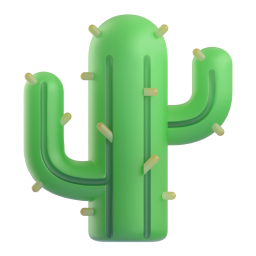
#> input picture images/cactus.png, 256 x 256 px
$ python -i generate_extra_icons.py   (imports and definitions only)
#> lines starting #> are read from the running program, lines starting #| are printed output that depends on the picture; after the words box and inside, x2 and y2 are one past the last pixel; in counts of white or black regions, pixels touching at a corner belong together
#> further down, picture is the input picture: PIL image 256x256 RGBA; mean R, G, B, A 44.7, 77, 43.6, 107.3
"""Draw the two picture-riddle icons Fluent Emoji doesn't have: Eiffel Tower and a snowboard.
Matches the glossy rounded style of the downloaded Fluent Emoji 3D assets."""
import math
from PIL import Image, ImageDraw, ImageFilter

S = 512  # supersample, downscale at the end for smooth edges
OUT = "/home/user/DalleWJ/images"


def new_canvas():
    return Image.new("RGBA", (S, S), (0, 0, 0, 0))


# [8 lines left out: function vgrad, not called in this run]


def soft_shadow(mask_img, blur=14, offset=(0, 10), alpha=90):
#> called with blur = 14, offset = (0, 10), alpha = 90
    shadow = Image.new("RGBA", mask_img.size, (0, 0, 0, 0))
#> shadow: PIL image 256x256 RGBA; every value is 0
    alpha_ch = mask_img.split()[3].point(lambda a: alpha if a > 0 else 0)
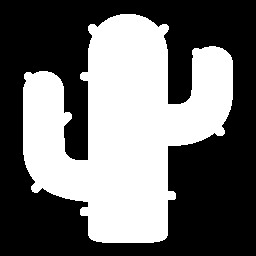
#> alpha_ch: PIL image 256x256 L; values 0 (black) and 90 (white), 43% white; 1 white region, box (x1, y1, x2, y2) and area: (23, 14, 233, 243) 28185
    shadow.putalpha(alpha_ch)
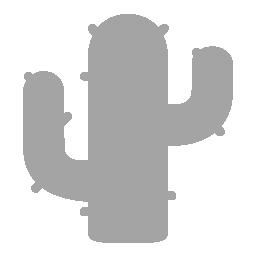
#> shadow: PIL image 256x256 RGBA; mean R, G, B, A 0, 0, 0, 38.7; transparent parts drawn white
    shadow = shadow.filter(ImageFilter.GaussianBlur(blur))
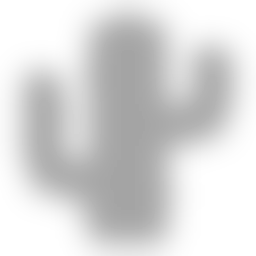
#> shadow: PIL image 256x256 RGBA; mean R, G, B, A 0, 0, 0, 38.5; transparent parts drawn white
    base = Image.new("RGBA", mask_img.size, (0, 0, 0, 0))
    base.alpha_composite(shadow, offset)
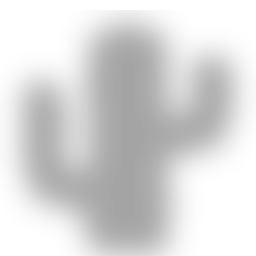
#> base: PIL image 256x256 RGBA; mean R, G, B, A 0, 0, 0, 38.2; transparent parts drawn white
    return base


# [152 lines left out: functions eiffel_tower, snowboard, not called in this run]


# [3 lines not run here, left out]

>>> from PIL import Image
>>> picture = Image.open('../images/cactus.png')
>>> result = soft_shadow(picture)
